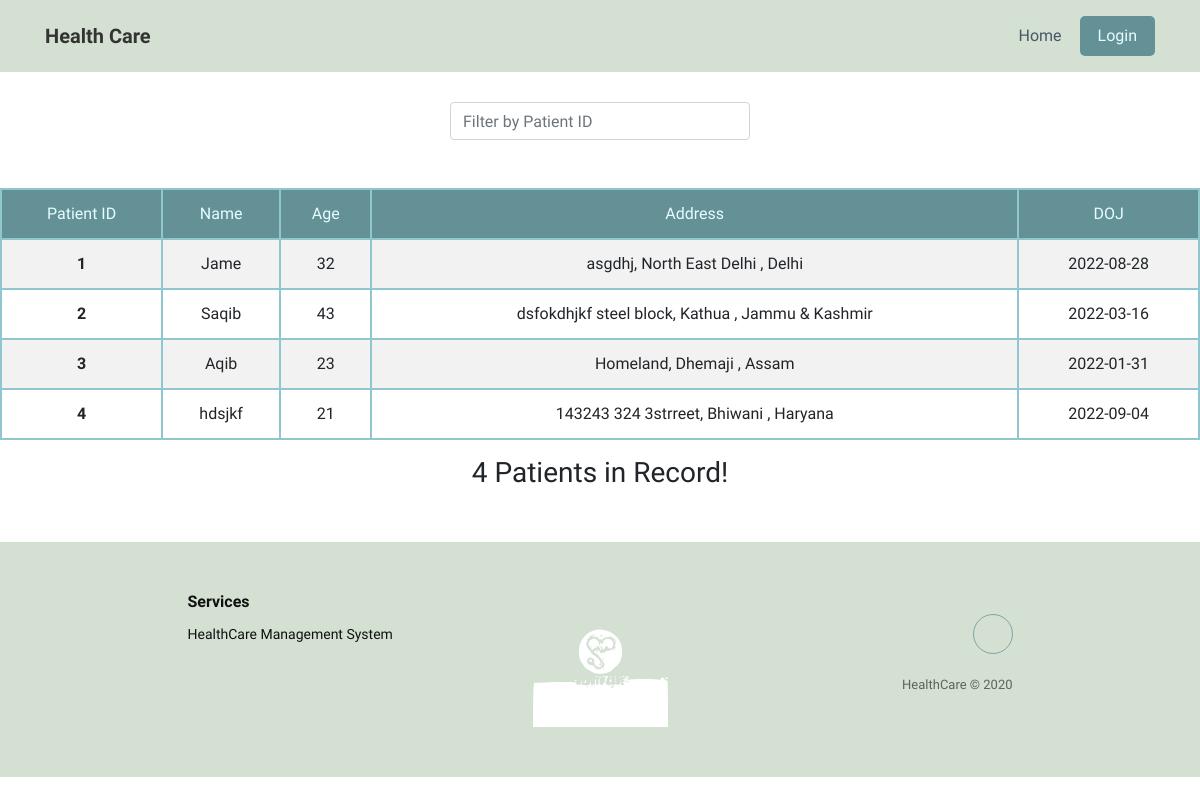
The page /ViewAllPatients on the database as committed earlier.
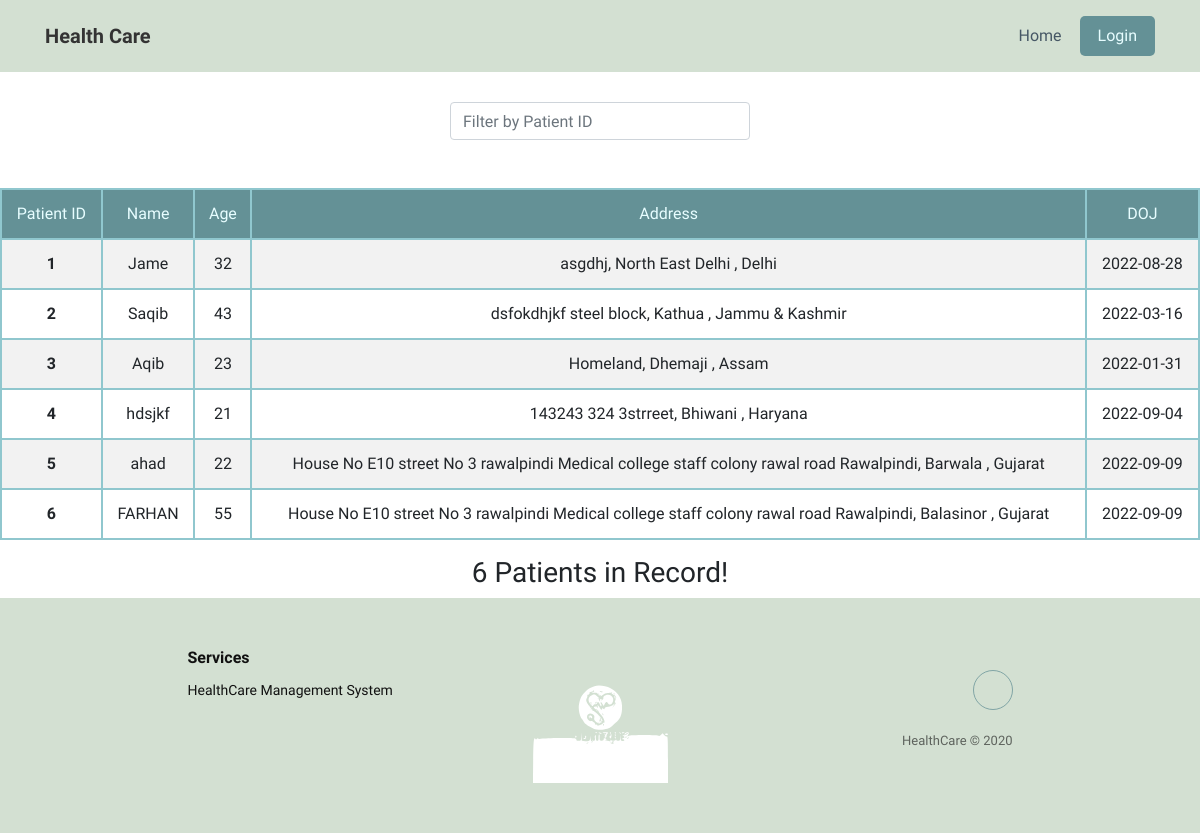
The same page on the database as committed later.
### Models.py (models this page shows, shortened)
class Patient_details(db.Model):
    id = db.Column(db.Integer, primary_key=True)
    name = db.Column(db.String(45), nullable=False)
    age = db.Column(db.Integer, nullable=False)
    ssn_id = db.Column(db.String(45), nullable=False, unique=True)
    admission_date = db.Column(db.Date, nullable=False)
    address = db.Column(db.String(45), nullable=False)
    city = db.Column(db.String(45), nullable=False)
    state = db.Column(db.String(45), nullable=False)
    status = db.Column(db.String(45), nullable=False)
    login_type = db.Column(db.String(5), nullable = False, default = 'P')

### Routes.py (the view)
@app.route("/ViewAllPatients")
def view_patient():
    patient = Patient_details.query.filter_by(status="Admitted")
    return render_template("view_patients.html", patients=patient)

### Routes.py (called while the page is built)
@app.context_processor
def inject_now():
    return {'now': date.today()}

### templates/view_patients.html (shortened to what this page needs)
{% extends 'layout.html' %}
{% block content %}
<div class="form-group" id="search_bar">
    <input type="text" class="search form-control" placeholder="Filter by Patient ID">
    <span class="counter"></span>
</div>
<br/>
<table class="table table-hover table-bordered results table-striped text-center" style="border-color: var(--dark)">
  <thead>
    <tr>
      <th>Patient ID</th>
      <th>Name</th>
      <th>Age</th>
      <th>Address</th>
      <th>DOJ</th>
    </tr>
  </thead>
  <tbody>
    {% for p in patients %}
    <tr>
      <th scope="row">{{p.id}}</th>
      <td>{{p.name}}</td>
      <td>{{p.age}}</td>
      <td>{{p.address}}, {{p.city}}, {{p.state}}</td>
      <td>{{p.admission_date}}</td>
    </tr>
    {% endfor %}
  </tbody>
</table>
<div class="text-center" style="margin-top: 0.5em;">
  <h3>
    {{ patients.count() }} Patients in Record!
  </h3>
</div>
{% endblock %}

### templates/layout.html (shortened to what this page needs)
<!DOCTYPE html>
<html>
<head>
    <link
            rel="stylesheet"
            href="https://cdnjs.cloudflare.com/ajax/libs/twitter-bootstrap/4.5.0/css/bootstrap.min.css"
    />
    <link
            rel="stylesheet"
            href="https://cdnjs.cloudflare.com/ajax/libs/ionicons/2.0.1/css/ionicons.min.css"
    />
    <link rel="stylesheet" href="../static/css/styles.css"/>
</head>
<body>
<header>
    <nav
            class="navbar navbar-light navbar-expand-md navigation-clean"
            style="background-color: transparent;"
    >
        <div class="container">
            <a
                    class="navbar-brand"
                    href="#"
                    style="font-family: Oswald, sans-serif;"
            >Health Care</a
            >
            <div class="collapse navbar-collapse" id="navcol-1">
                <ul class="nav navbar-nav ml-auto">
                    <li class="nav-item" role="presentation">
                        <a class="nav-link {% if home %} active {% endif %}" href="/">Home</a>
                    </li>
                    <li class="nav-item"
                        style="background-color: var(--origin); color: var(--light); border-radius: 5px;">
                        {% if session.get('user') %}
                        <a class="nav-link" href="/logout" style="color: var(--light);">Logout</a>
                        {% else %}
                        <a class="nav-link" href="/login" style="color: var(--light);">Login</a>
                        {% endif %}
                    </li>
                </ul>
            </div>
        </div>
    </nav>
</header>
<main>
    {% block content %}{% endblock %}
</main>
<div class="footer-clean">
    <footer>
        <div class="container">
            <div class="row justify-content-center">
                <div class="col-sm-4 col-md-3 item">
                    <h3>Services</h3>
                    <ul>
                        <li>HealthCare Management System</li>
                    </ul>
                </div>
                <div
                        class="col-sm-4 col-md-3 text-center item"
                        style="padding-top: 0px; padding-bottom: 0px;"
                >
                    <img
                            src="../static/img/logo.svg"
                            style="
                  width: 135px;
                  filter: grayscale(100%) hue-rotate(360deg) invert(100%);
                "
                    />
                </div>
                <div class="col-lg-3 item social">
                    <a href="mailto:asimmushtaq3005@gmail.coms"></a>
                    <p class="copyright">HealthCare © 2020</p>
                </div>
            </div>
        </div>
    </footer>
</div>
</body>
</html>

### static/css/styles.css (style rules this page uses)
:root { --main-color: #d3e0d2; --dark: #111; --origin: #649196; --darkless: #90c7ce; --light: #e7fdff; --grey: rgb(136, 136, 136); }
body { font-family: 'Oswald', sans-serif !important; }
main { min-height: 55vh; }
header, .footer-clean { background: var(--main-color) !important; }
.navigation-clean { background: #fff; padding-top: .75rem; padding-bottom: .75rem; color: #333; border-radius: 0; box-shadow: none; border: none; margin-bottom: 0; }
@media (min-width:768px) { .navigation-clean { padding-top: 1rem; padding-bottom: 1rem; } }
.navigation-clean .navbar-brand { font-weight: bold; color: inherit; }
.navigation-clean .navbar-collapse, .navigation-clean .form-inline { border-top-color: #ddd; }
.navigation-clean.navbar .navbar-nav .nav-link { padding-left: 18px; padding-right: 18px; }
.navigation-clean.navbar-light .navbar-nav .nav-link { color: #465765; }
.footer-clean { padding: 50px 0; color: var(--dark); }
.footer-clean h3 { margin-top: 0; margin-bottom: 12px; font-weight: bold; font-size: 16px; }
.footer-clean ul { padding: 0; list-style: none; line-height: 1.6; font-size: 14px; margin-bottom: 0; }
.footer-clean .item.social { text-align: right; }
.footer-clean .item.social > a { font-size: 24px; width: 40px; height: 40px; line-height: 40px; display: inline-block; text-align: center; border-radius: 50%; border: 1px solid var(--origin); margin-left: 10px; margin-top: 22px; color: inherit; opacity: 0.75; }
.footer-clean .copyright { margin-top: 14px; margin-bottom: 0; font-size: 13px; opacity: 0.6; }
.form-group { margin-bottom: .8rem; }
.counter { padding: 8px; color: #ccc; margin: -10px auto 0px; }
table { max-width: 1200px; width: 95vw; margin: 0 auto; }
thead tr th { font-weight: normal; background-color: var(--origin) !important; color: var(--light) !important; }
#search_bar { width: 300px; margin: 30px auto 0px auto; }
table.table-bordered > thead > tr > th { border:2px solid var(--darkless); }
table.table-bordered > tbody > tr > td { border:2px solid var(--darkless); }
table.table-bordered > tbody > tr > th { border:2px solid var(--darkless); }

Rows that differ between the two databases and show on the page:
added Patient_details: id "5", name "ahad", age "22", address "House No E10 street No 3 rawalpindi Medical college staff colony rawal road Rawalpindi", city "Barwala", state "Gujarat", admission_date "2022-09-09"
added Patient_details: id "6", name "FARHAN", age "55", address "House No E10 street No 3 rawalpindi Medical college staff colony rawal road Rawalpindi", city "Balasinor", state "Gujarat", admission_date "2022-09-09"
Other text that changed with them:
{{ patients.count() }}: "4" → "6"
